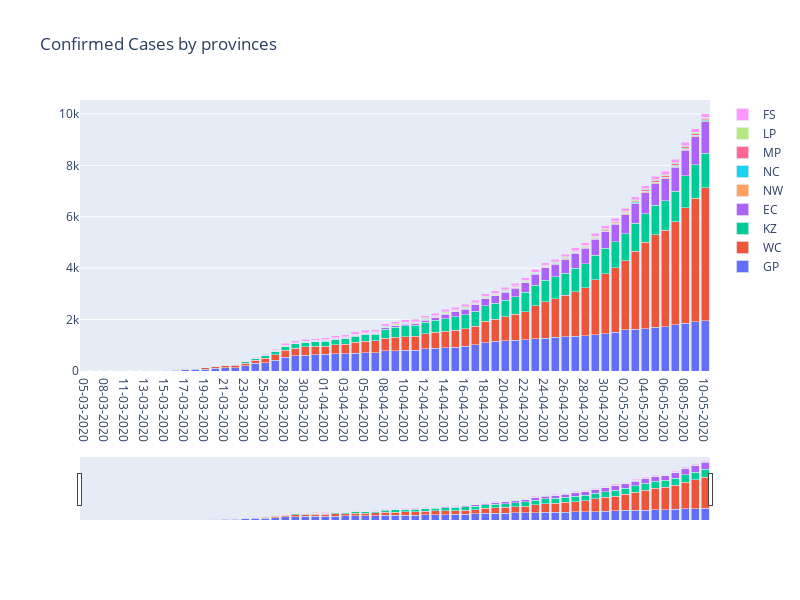

Notebook cell for this chart:
### Code cell
fig = go.Figure(data=[
    go.Bar( name='GP',x=df_day.date, y=df_day.GP),
    go.Bar( name='WC',x=df_day.date, y=df_day.WC),
    go.Bar( name='KZ',x=df_day.date, y=df_day.KZN),
    go.Bar( name='EC',x=df_day.date, y=df_day.EC),
    go.Bar( name='NW',x=df_day.date, y=df_day.NW),
    go.Bar( name='NC',x=df_day.date, y=df_day.NC),
    go.Bar( name='MP',x=df_day.date, y=df_day.MP),
    go.Bar( name='LP',x=df_day.date, y=df_day.LP),
    go.Bar( name='FS',x=df_day.date, y=df_day.FS),
])
# Change the bar mode
fig.update_layout(barmode='stack',xaxis=dict(
    rangeslider=dict(
        visible = True)))
fig.update_layout(height=600, width=800, title_text="Confirmed Cases by provinces")
                            
fig.show()
